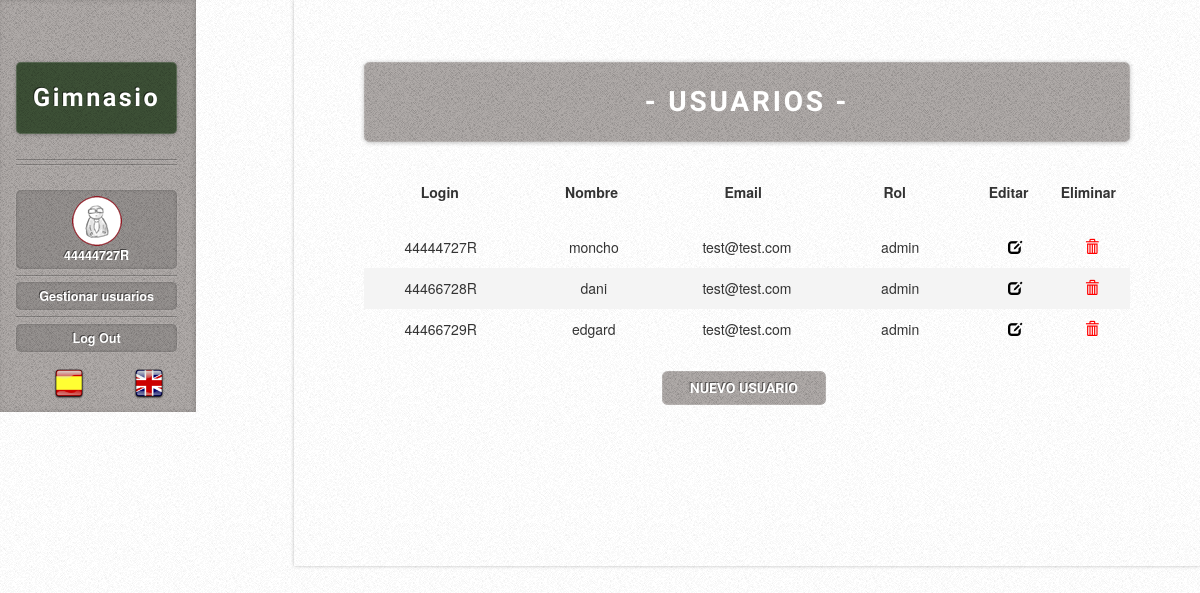
Page /vistas/a_menu.php (signed in) on the committed database.
### tables this page shows
CREATE TABLE IF NOT EXISTS `Usuario` (
  `dni` VARCHAR(9) NOT NULL,
  `password` VARCHAR(45) NULL,
  `nombreusuario` VARCHAR(45) NULL,
  `idioma` VARCHAR(3) NULL,
  `correo` VARCHAR(45) NULL,
  `tipousuario` VARCHAR(15) NULL,
  PRIMARY KEY (`dni`));

### controladores/ctrl_usuario.php (called while the page is built, shortened)
<?php
    include_once "../modelo/model_usuario.php";
    $usuarios = new Usuario();
    $arrayUsuarios = $usuarios->listar();
?>

### modelo/model_usuario.php (called while the page is built, shortened)
<?php
class Usuario implements iModel {
    public function listar(){
        $db = new Database();
        $sqlUsuario = $db->consulta("SELECT * FROM Usuario");
        $arrayUsuario = array();
        while ($row_usuario = mysqli_fetch_assoc($sqlUsuario))
            $arrayUsuario[] = $row_usuario;
        return $arrayUsuario;
    }
}
?>

### modelo/connect_DB.php (called while the page is built, shortened)
<?php
class Database {
    var $conexion;
    public function __construct($host="localhost",$user="admingym",
                                $pass="admingym", $db="gimnasio"){
        $this->conexion = mysqli_connect($host, $user, $pass, $db);
    }
    public function consulta($sentencia){
        return mysqli_query($this->conexion,$sentencia);
    }
}
?>

### vistas/a_menu.php (the view, shortened to what this page needs)
<!DOCTYPE HTML>
<html>
<?php
include_once('../controladores/ctrl_permisos.php');
$includeIdioma = permisos("admin", "../");
include_once('../controladores/ctrl_usuario.php');
?>
	<body class="left-sidebar">
			<div id="wrapper">
			<?php	include_once 'nav.php';?>
					<div id="content">
						<div class="inner">
									<h1 id="logo"><a><?php echo $idioma["usuarios"];?></a></h1>
										<br>
											<table class="default">
												<tr>
													<th width='20%'>Login</th>
													<th width='20%'><?php echo $idioma["reg_nombre"];?></th>
													<th width='20%'>Email</th>
													<th width='20%'>Rol</th>
													<th width='10%'><?php echo $idioma["editar"];?></th>
													<th width='10%'><?php echo $idioma["eliminar"];?></th>
												</tr>
												</table>
												<table class="default">
													<?php
													foreach ($arrayUsuarios as $usu)  {
													?>
													<tr>
														<td width='20%'> <?php echo $usu['dni'] ?> </td>
														<td width='20%'> <?php echo $usu['nombreusuario'] ?> </td>
														<td width='20%'> <?php echo $usu['correo'] ?> </td>
														<td width='20%'> <?php echo $usu['tipousuario'] ?> </td>
														<td width='10%'><a class="icon-edit" href="a_detalles_usu.php?usu=<?php echo $usu['dni']?>"> <div class='glyphicon glyphicon-edit'> </div></a></td>
														<td width='10%'><a class="icon-trash" href="a_menu_del.php?usu=<?php echo $usu['dni']?>"> <div class='glyphicon glyphicon-trash'> </div></a></td>
													</tr>
													<?php
													}
													?>
												</table>
												<table class='alternative'>
													<tr>
														<td width='25%'></td>
														<td width='15%' colspan='4'><div class='button'><a href="a_nuevo_usu.php" class="boton"><?php echo $idioma['nuevo_usu'];?></a></div></td>
														<td width='25%'></td>
													</tr>
												</table>
							</div>
						</div>
			</div>
	</body>
</html>

### controladores/ctrl_permisos.php (shortened to what this page needs)
<?php
function permisos ($tipo, $ruta){
	if(!$_SESSION){
		header('Location:' .$ruta. 'vistas/login.php');
	}
	else{
		if (!isset($_SESSION["tipo"])){
			header('Location:' .$ruta. 'vistas/login.php');
		}
		else if (($_SESSION["tipo"] != $tipo) && ($_SESSION["login_usuario"] != 'test')){
			header('location:' .$ruta. 'vistas/menu.php');
		}
		else {
			include_once '' .$ruta. 'vistas/header.php';
			if(!$_SESSION["idioma"]){
				$includeIdioma = $ruta."modelo/esp.php";
				return $includeIdioma;
			}
			else{
				$includeIdioma = $ruta."modelo/".$_SESSION['idioma'].".php";
				return $includeIdioma;
			};
		}
    }
}
?>

### vistas/header.php (shortened to what this page needs)
<head>
	<link rel="stylesheet" href="../css/skel.css" />
	<link rel="stylesheet" href="../css/style.css" />
	<link rel="stylesheet" href="../css/style-desktop.css" />
	<link rel="stylesheet" href="../css/style-wide.css" />
	<link rel="stylesheet" href="../css/bootstrap.min.css"/>
	<link rel="stylesheet" href="../css/proyecto.css"/>
</head>

### vistas/nav.php (shortened to what this page needs)
<?php
switch ($_SESSION['tipo'])
	{
	case 'admin':
		?>
		<div id="sidebarAdmin">
			<h1 id='header'><a href='menu.php'>Gimnasio</a></h1>
      <nav id='nav'>
        <ul>
					<div align='center'>
						<li class='current'><strong><a href="perfil.php?usu=<?php echo $_SESSION['login_usuario']?>"><img src="../img/avatar.png"><br><?php echo $_SESSION['login_usuario'] ?></a></strong></li>
						<li class='current'><a href="a_menu.php"><?php echo $idioma["gestionar_usuarios"];?></a></li>
						<li class='current'><a href="../controladores/ctrl_log_out.php" id='Logout_Usuario' onclick ='return Salir_Usuario()'>Log Out</a></li>
						<div class="col-sm-6 col-md-6">
							<li class="ico-idioma"><a href="../controladores/ctrl_cambio_idioma_espanol.php"><img class="ico-idioma" src="../img/ES.png"></a></li>
						</div>
						<div class="col-sm-6 col-md-6">
						<li class="ico-idioma"><a href="../controladores/ctrl_cambio_idioma_ingles.php"><img class="ico-idioma" src="../img/EN.png"></a></li>
						</div>
					</div>
				</ul>
			</nav>
		</div>
		<?php break;
		?>
		<?php
	}
?>

### css/skel.css (style rules this page uses)
html,body,div,span,applet,object,iframe,h1,h2,h3,h4,h5,h6,p,blockquote,pre,a,abbr,acronym,address,big,cite,code,del,dfn,em,img,ins,kbd,q,s,samp,small,strike,strong,sub,sup,tt,var,b,u,i,center,dl,dt,dd,ol,ul,li,fieldset,form,label,legend,table,caption,tbody,tfoot,thead,tr,th,td,article,aside,canvas,details,embed,figure,figcaption,footer,header,hgroup,menu,nav,output,ruby,section,summary,time,mark,audio,video { margin:0;padding:0;border:0;font-size:100%;font:inherit;vertical-align:baseline; }
article,aside,details,figcaption,figure,footer,header,hgroup,menu,nav,section { display:block; }
body { line-height:1; }
ol,ul { list-style:none; }
table { border-collapse:collapse;border-spacing:0; }
body { -webkit-text-size-adjust:none }
*, *:before, *:after { -moz-box-sizing: border-box; -webkit-box-sizing: border-box; box-sizing: border-box; }
body { min-width: 1200px; }

### css/style.css (style rules this page uses)
body { background-color: #e8e8e8; background-image: url('images/bg02.png'); }
body,input,textarea,select { font-family: 'Source Sans Pro', sans-serif; font-weight: 400; color: #565656; }
a { color: #AFAAA8; }
strong, b { font-weight: 700; color: #232323; }
p, ul, ol, dl, table { margin-bottom: 1em; }
table { width: 100%; }
table.default tbody tr:nth-child(2n+2) { background: #f4f4f4; }
table.default td { text-align: center; padding: 0.75em 1em 0.75em 1em; }
table.default th { text-align: center; font-weight: 700; padding: 0.75em 1em 0.75em 1em; }
table.alternative td { padding: 0.5em 1em 0.5em 1em; }
input[type="button"], input[type="submit"], input[type="reset"], .button { cursor: pointer; background-color: #AFAAA8; background-image: url('images/bg01.png'); border-radius: 0.4em; text-align: center; box-shadow: inset 0px 0px 0px 1px rgba(255,255,255,0.15); color: #fff; font-family: 'Open Sans Condensed', sans-serif; font-weight: 700; text-decoration: none; -moz-transition: background-color .25s ease-in-out, color .25s ease-in-out; -webkit-transition: background-color .25s ease-in-out, color .25s ease-in-out; -o-transition: background-color .25s ease-in-out, color .25s ease-in-out; -ms-transition: background-color .25s ease-in-out, color .25s ease-in-out; transition: background-color .25s ease-in-out, color .25s ease-in-out; text-shadow: -1px -1px 0px rgba(0,0,0,0.5); }
#wrapper { position: relative; }
#nav ul { margin: 0; }
#nav li { border-top: solid 1px rgba(0,0,0,0.25); box-shadow: inset 0px 1px 0px 0px rgba(255,255,255,0.075); padding: 0.5em 0 0.5em 0; }
#nav li:first-child { border: 0; box-shadow: none; padding-top: 0; }
#nav li:last-child { padding-bottom: 0; }
#nav li a { display: block; padding: 0.4em 1em 0.4em 1em; text-decoration: none; border-radius: 0.4em; outline: 0; -moz-transition: background-color .25s ease-in-out, color .25s ease-in-out; -webkit-transition: background-color .25s ease-in-out, color .25s ease-in-out; -o-transition: background-color .25s ease-in-out, color .25s ease-in-out; -ms-transition: background-color .25s ease-in-out, color .25s ease-in-out; transition: background-color .25s ease-in-out, color .25s ease-in-out; }
#nav li.current a { background-color: #272E39 !important; background-color: rgba(0,0,0,0.15) !important; box-shadow: 0 0 0 1px rgba(255,255,255,0.05), inset 0 0 0.25em 0 rgba(0,0,0,0.25); font-weight: 700; color: #fff; }
#sidebarAdmin { color: #aaa; color: rgba(255,255,255,0.55); text-shadow: -1px -1px 0px rgba(0,0,0,0.5); }
#sidebarAdmin section, #sidebarAdmin nav { position: relative; }
#sidebarAdmin section:before, #sidebarAdmin nav:before { content: ''; border-top: solid 1px; border-bottom: solid 1px; border-color: #171E29; border-color: rgba(0,0,0,0.25); box-shadow: inset 0px 1px 0px 0px rgba(255,255,255,0.075), 0px 1px 0px 0px rgba(255,255,255,0.075); display: block; }
#sidebarAdmin strong, #sidebarAdmin b { color: #fff; }
#sidebarAdmin a { color: #d4dde0; }
#sidebarAdmin section, #sidebarAdmin nav { margin: 2em 0 0 0; font-size: 0.9em; }
#sidebarAdmin section:before, #sidebarAdmin nav:before { height: 0.5em; margin: 0 0 2em 0; }
ul, ol { list-style:none; }
#content { position: relative; background-color: #fff; background-image: url('images/bg02.png'); }
#content > .inner { position: relative; z-index: 1; }

### css/style-wide.css (style rules this page uses)
body { min-width: 1200px; }
body,input,textarea,select { font-size: 12pt; }
#content { padding: 3em 5em 8em 5em; }
body.left-sidebar #content { margin-left: 21em; }

### rows in the picture
usuario: dni "44444727R", nombreusuario "moncho", correo "test@test.com", tipousuario "admin"
usuario: dni "44466728R", nombreusuario "dani", correo "test@test.com", tipousuario "admin"
usuario: dni "44466729R", nombreusuario "edgard", correo "test@test.com", tipousuario "admin"

### other values in the picture
$_SESSION['login_usuario'] "44444727R"
$idioma["gestionar_usuarios"] "Gestionar usuarios"
$idioma["usuarios"] "- USUARIOS -"
$idioma["reg_nombre"] "Nombre"
$idioma["editar"] "Editar"
$idioma["eliminar"] "Eliminar"
$idioma['nuevo_usu'] "NUEVO USUARIO"
